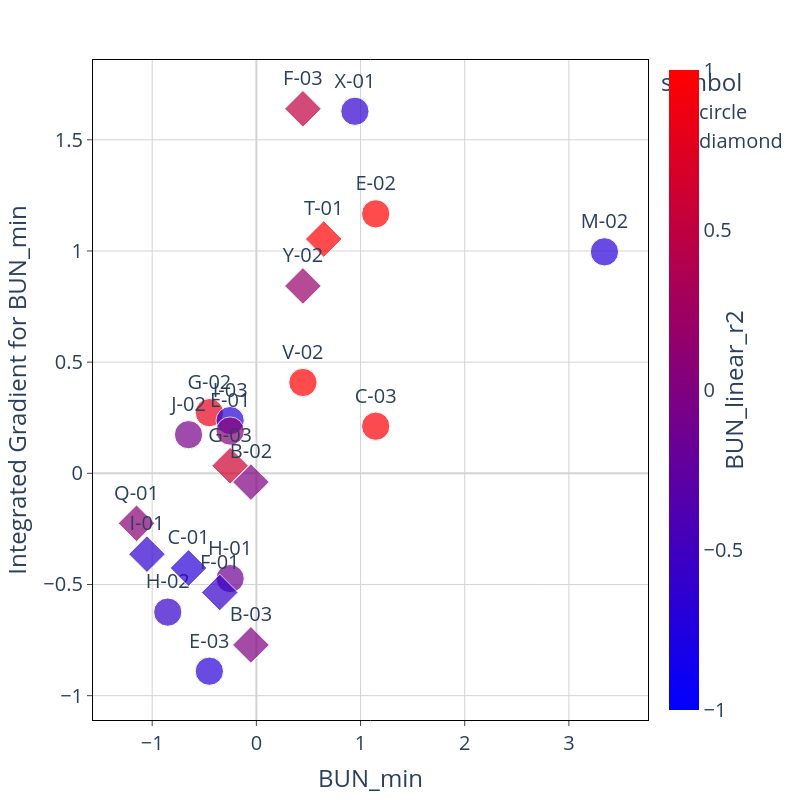

Notebook cell for this chart:
### Code cell
feat_1 = IGtable.columns[feature_order[1]]
feat_2 = IGtable.columns[feature_order[2]]

# fig = px.scatter(x = IG_X[feat_1], y = IGtable[feat_1], text= ID_track_all, color = IG_X[feat_2])
# fig.update_traces(marker=dict(size=12), textposition = 'top center')


fig=px.scatter(x = IG_x_concat[feat_1], y = IGtable_concat[feat_1], 
                 text= IGtable_concat['DeID'], 
                 color = IG_x_concat[feat_2],
                 symbol = IGtable_concat['Shape'], size = [0.5 for i in range(len(IGtable_concat['DeID']))]
                )

# fig.update_traces(marker=dict(size=12, symbol = 'square'), textposition = 'top center')
fig.update_traces(textposition = 'top center')



fig.update_layout(
    plot_bgcolor='white',
    autosize=False,
    width=800,
    height=800,
    coloraxis = {'colorscale':'Bluered'},
    xaxis_title = feat_1,
    yaxis_title = "Integrated Gradient for " + feat_1,
    font=dict(size=20)
)

fig.update_xaxes(
    zeroline=True,
    zerolinecolor='lightgrey',
    mirror=True,
    ticks='outside',
    showline=True,
    linecolor='black',
    gridcolor='lightgrey'
    )
    
fig.update_yaxes(
    zeroline=True,
    zerolinecolor='lightgrey',
    mirror=True,
    ticks='outside',
    showline=True,
    linecolor='black',
    gridcolor='lightgrey'
)

fig.update_coloraxes(colorbar_showticklabels=True,
                    colorbar_title=dict(text=feat_2,side = "right"),
                    cmin = -1, cmax = 1)

fig.show()

### Figure 1 — Plotly figure (JSON) as saved in the notebook; plotly's stock layout.template omitted (floating-point values rounded to 4 significant figures)
{"data": [{"hovertemplate": "symbol=circle<br>x=%{x}<br>y=%{y}<br>size=%{marker.size}<br>text=%{text}<br>color=%{marker.color}<extra></extra>", "legendgroup": "circle", "marker": {"color": [-0.6917, -0.6276, -0.5957, -0.1561, 0.9706, 0.8111, -0.6895, 0.06886, 1.093, -0.684, -0.06862, 1.937], "coloraxis": "coloraxis", "size": [0.5, 0.5, 0.5, 0.5, 0.5, 0.5, 0.5, 0.5, 0.5, 0.5, 0.5, 0.5], "sizemode": "area", "sizeref": 0.00125, "symbol": "circle"}, "mode": "markers+text", "name": "circle", "orientation": "v", "showlegend": true, "text": ["E-03", "X-01", "H-02", "H-01", "C-03", "G-02", "I-03", "E-01", "E-02", "M-02", "J-02", "V-02"], "textposition": "top center", "type": "scatter", "x": [-0.4514, 0.9459, -0.8506, -0.2518, 1.146, -0.4514, -0.2518, -0.2518, 1.146, 3.341, -0.651, 0.4469], "xaxis": "x", "y": [-0.8899, 1.628, -0.6242, -0.4735, 0.2119, 0.2729, 0.2371, 0.1901, 1.167, 0.9962, 0.1738, 0.4085], "yaxis": "y"}, {"hovertemplate": "symbol=diamond<br>x=%{x}<br>y=%{y}<br>size=%{marker.size}<br>text=%{text}<br>color=%{marker.color}<extra></extra>", "legendgroup": "diamond", "marker": {"color": [2.316, -0.01473, -0.6254, 0.1759, 0.4952, -0.01523, -0.5955, 0.6326, 0.08441, -0.6789], "coloraxis": "coloraxis", "size": [0.5, 0.5, 0.5, 0.5, 0.5, 0.5, 0.5, 0.5, 0.5, 0.5], "sizemode": "area", "sizeref": 0.00125, "symbol": "diamond"}, "mode": "markers+text", "name": "diamond", "orientation": "v", "showlegend": true, "text": ["T-01", "B-02", "I-01", "Y-02", "F-03", "B-03", "F-01", "G-03", "Q-01", "C-01"], "textposition": "top center", "type": "scatter", "x": [0.6465, -0.05217, -1.05, 0.4469, 0.4469, -0.05217, -0.3516, -0.2518, -1.15, -0.651], "xaxis": "x", "y": [1.054, -0.03933, -0.3636, 0.8426, 1.639, -0.7719, -0.5359, 0.03384, -0.2249, -0.4258], "yaxis": "y"}], "layout": {"autosize": false, "coloraxis": {"cmax": 1, "cmin": -1, "colorbar": {"showticklabels": true, "title": {"side": "right", "text": "BUN_linear_r2"}}, "colorscale": [[0, "rgb(0,0,255)"], [1, "rgb(255,0,0)"]]}, "font": {"size": 20}, "height": 800, "legend": {"itemsizing": "constant", "title": {"text": "symbol"}, "tracegroupgap": 0}, "margin": {"t": 60}, "plot_bgcolor": "white", "width": 800, "xaxis": {"anchor": "y", "autorange": true, "domain": [0, 1], "gridcolor": "lightgrey", "linecolor": "black", "mirror": true, "range": [-1.566, 3.757], "showline": true, "ticks": "outside", "title": {"text": "BUN_min"}, "type": "linear", "zeroline": true, "zerolinecolor": "lightgrey"}, "yaxis": {"anchor": "x", "autorange": true, "domain": [0, 1], "gridcolor": "lightgrey", "linecolor": "black", "mirror": true, "range": [-1.109, 1.859], "showline": true, "ticks": "outside", "title": {"text": "Integrated Gradient for BUN_min"}, "type": "linear", "zeroline": true, "zerolinecolor": "lightgrey"}}}
